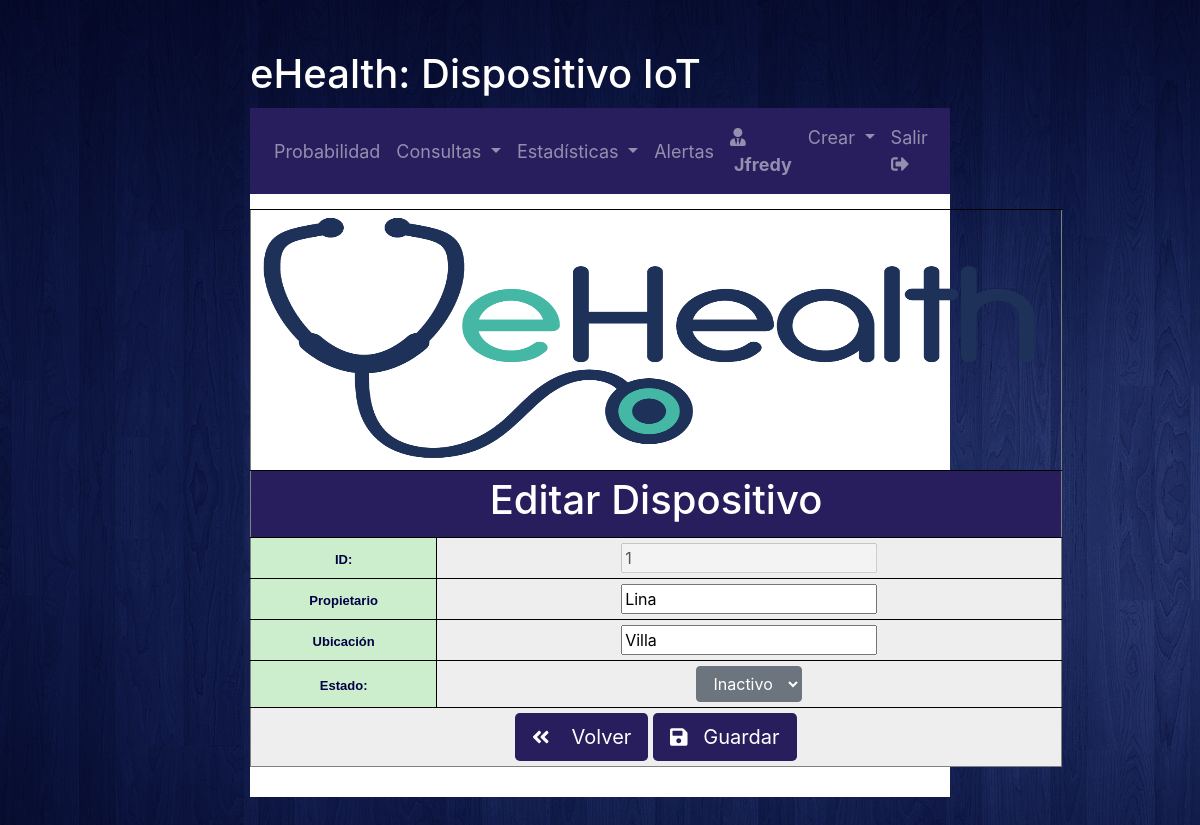
The app's page /interfaces/dispositivos/editar.php?id_tarjeta=1 (signed in), older data.
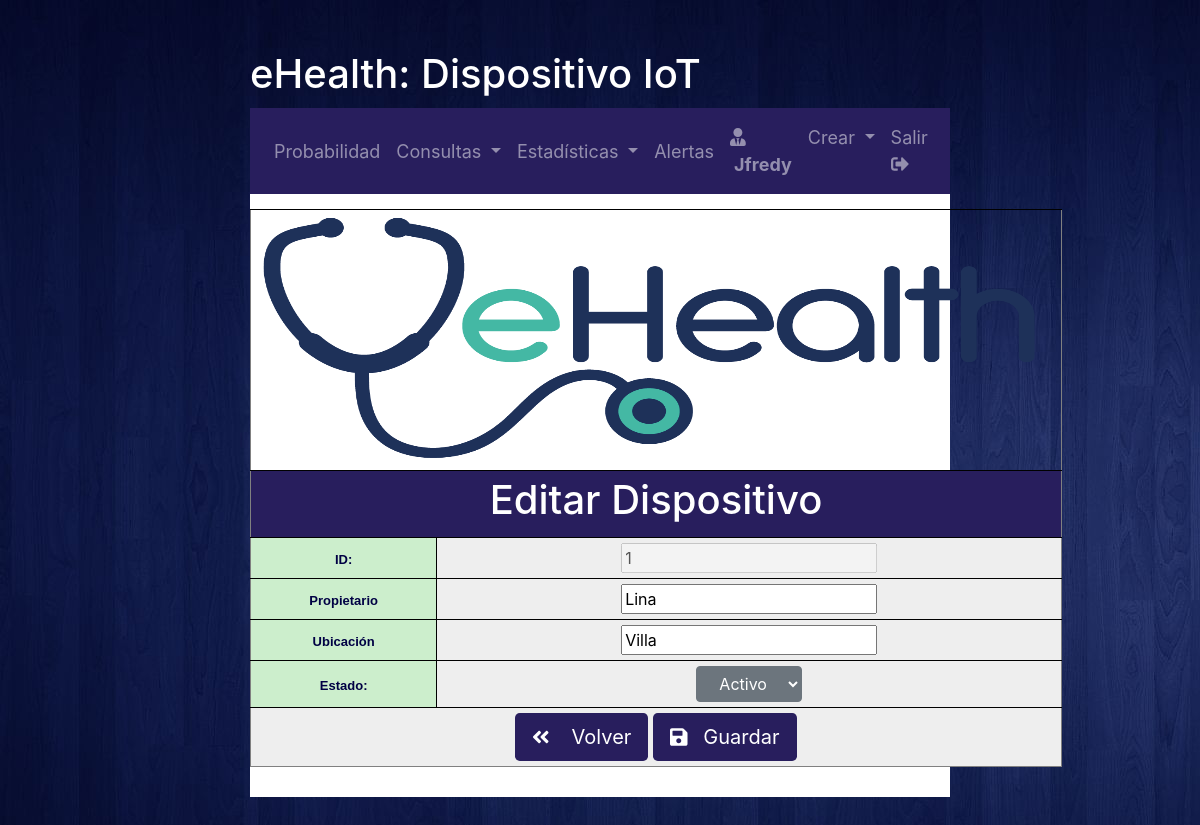
The same page, newer data.
### tables this page shows
CREATE TABLE `datos_dispositivos` (
  `id_tarjeta` int(11) NOT NULL,
  `estado` int(11) NOT NULL,
  `ubicacion` varchar(50) NOT NULL,
  `propietario` varchar(50) NOT NULL
);

### interfaces/dispositivos/editar.php (the view, shortened to what the changed rows need)
<!DOCTYPE html>
<html lang="es">
    <head>
    </head>
    <body background="/ehealth/static/img/background.jpg">
        <h1 id="home-title">eHealth: Dispositivo IoT</h1>
        <div id="home">
            <div id="page-content">
                <table width="80%" align=center cellpadding=5 border=1>
                    <tr>
                        <td valign="top" align=center width=80& colspan=6 bgcolor="#281E5D">
                            <h1>
                                <font color=white>Editar Dispositivo</font>
                            </h1>
                        </td>
                    </tr>
                    <?php
                    if ((isset($_POST["enviado"]))){
                        $santi = $_POST["enviado"];
                        echo $santi;
                        $id_tarjeta = $_POST['id_tarjeta'];
                        $propietario =$_POST['propietario'];
                        $ubicacion =$_POST['ubicacion'];
                        $estado = $_POST['estado'];
                        $mysqli = new mysqli($host, $user, $pw, $db);
                        $sql1 = "UPDATE datos_dispositivos set propietario='$propietario' where id_tarjeta='$id_tarjeta'";
                        $result1 = $mysqli->query($sql1);
                        $sql2 = "UPDATE datos_dispositivos set ubicacion='$ubicacion' where id_tarjeta='$id_tarjeta'";
                        $result2 = $mysqli->query($sql2);
                        $sql3 = "UPDATE datos_dispositivos set estado='$estado' where id_tarjeta='$id_tarjeta'";
                        $result3 = $mysqli->query($sql3);
                        if (($result1 == 1)&&($result2 == 1)&&($result3 == 1)){
                            $mensaje = "Datos modificados correctamente";
                        }else{
                            $mensaje = "Inconveniente el editar los datos";
                        }
                        echo '<tr>
                        <td bgcolor="#EEEEFF" align=center colspan=6>
                                <font FACE="arial" SIZE=2 color="#000048"> <b>'.$mensaje.'</b></font>
                                </td>
                        </tr>';
                        $mysqli = new mysqli($host, $user, $pw, $db);
                        $id_tarj=$_POST["id_tarjeta"];
                        $sql1="SELECT * from datos_dispositivos WHERE id_tarjeta= '$id_tarj'";
                        $result1 = $mysqli->query($sql1);
                        $row1 = $result1->fetch_array(MYSQLI_NUM);
                        $id_ta = $row1[0];
                        $estado = $row1[1];
                        $ubicacion = $row1[2];
                        $propietario= $row1[3];
                        if ($estado=='1') {
                            $estado_si='selected';
                        }else{
                            $estado_si='';
                        }
                        if ($estado=='0') {
                            $estado_no='selected';
                        }else{
                            $estado_no='';
                        }
                    }else{
                        $mysqli = new mysqli($host, $user, $pw, $db);
                        $id_tarj=$_GET["id_tarjeta"];
                        $sql1="SELECT * from datos_dispositivos WHERE id_tarjeta= '$id_tarj'";
                        $result1 = $mysqli->query($sql1);
                        $row1 = $result1->fetch_array(MYSQLI_NUM);
                        $id_ta = $row1[0];
                        $estado = $row1[1];
                        $ubicacion = $row1[2];
                        $propietario= $row1[3];
                        if ($estado=='1') {
                            $estado_si='selected';
                        }else{
                            $estado_si='';
                        }
                        if ($estado=='0') {
                            $estado_no='selected';
                        }else{
                            $estado_no='';
                        }
                    }
                    ?>
                    <form method=POST action="editar.php">
                        <tr>
                            <td bgcolor="#EEEEEE" align=center colspan=4>
                                 <input type="number"  value=<?php echo $id_ta; ?> disabled>
                            </td>
                        </tr>
                        <tr>
                            <td bgcolor="#EEEEEE" align=center colspan=4>
                                <input type="text" name="propietario" value= "<?php echo $propietario; ?>" required>
                            </td>
                        </tr>
                        <tr>
                            <td bgcolor="#EEEEEE" align=center colspan=4>
                                <input type="text" name="ubicacion" value= <?php echo $ubicacion; ?>  required>
                            </td>
                        </tr>
                        <tr>
                            <td bgcolor="#EEEEEE" align=center colspan=4>
                                <div class="dropdown">
                                    <select class="btn btn-secondary" name="estado" >
                                        <option value="1" <?php echo $estado_si;?> >Activo</option>
                                        <option value="0" <?php echo $estado_no;?> >Inactivo</option>
                                    </select>
                                </div>
                            </td>
                        </tr>
                    </form>
                </table>
            </div>
        </div>
    </body>
</html>

Row changes from the older to the newer data that the page shows:
changed datos_dispositivos "Lina": ubicacion (not shown) → "Villa"
Text that changed along with them:
form field estado: "Inactivo" → "Activo"
form field ubicacion: "Villa" → (not shown)
